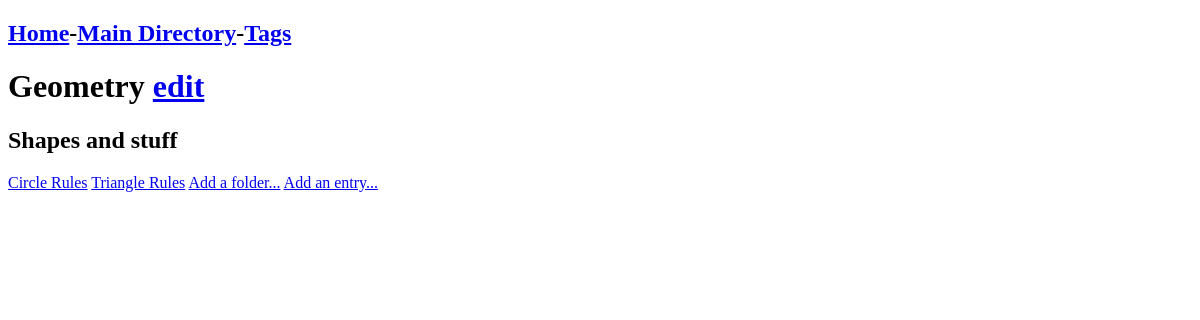
The app's page /folder/11, older data.
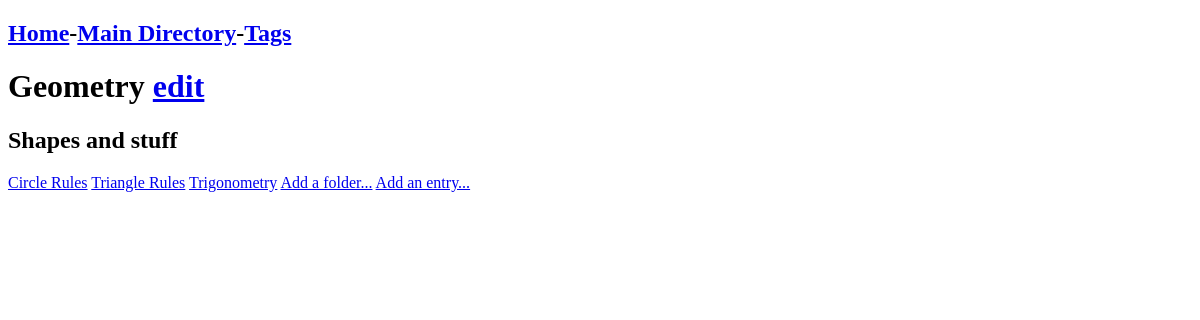
The same page, newer data.
### tables this page shows
CREATE TABLE ENTRY (id INTEGER PRIMARY KEY AUTOINCREMENT, parent_id INTEGER REFERENCES FOLDER (id), name STRING, entry STRING);

### routes.py (the view)
@app.route('/folder/<int:id>')
def folder(id):
    infoname = retrieve("SELECT name,info FROM FOLDER WHERE id = ?", (id,))[0]
    folders = retrieve("SELECT id, name FROM FOLDER WHERE parent_id = ?", (id,))
    entries = retrieve("SELECT id, name FROM ENTRY WHERE parent_id = ?", (id,))
    return render_template('pages/folder.html',infoname=infoname,folders=folders,entries=entries,id=id)

### routes.py (called while the page is built)
def retrieve(query,parameters):
    conn = sqlite3.connect('notes_app.db')
    cur = conn.cursor()
    cur.execute(query,parameters)
    results = cur.fetchall()
    conn.commit()
    return(results)

### templates/pages/folder.html (shortened to what this page needs)
{% extends 'base_templates/layout.html' %}
{% block content %}
<h1>{{infoname[0]}} <a href="/edit-folder/{{id}}">edit</a></h1>
<h2>{{infoname[1]}}</h2>
{% for entry in entries %}
<a href="/entry/{{entry[0]}}">{{entry[1]}}</a>
{% endfor %}
<a href="/create-folder/{{id}}">Add a folder...</a>
<a href="/create-entry/{{id}}">Add an entry...</a>
{% endblock %}

Row changes from the older to the newer data that the page shows:
added ENTRY: name "Trigonometry"
